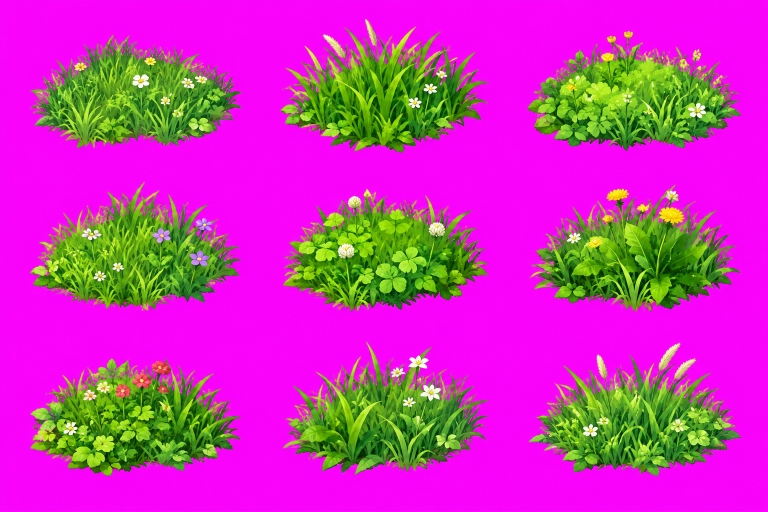
#> input picture tools/src/grass.png, 1536 x 1024 px (shown at 1/2 size)
$ python build_terrain_assets.py src/grass.png
#> lines starting #> are read from the running program, lines starting #| are printed output that depends on the picture
### tools/slice_sheet.py
#!/usr/bin/env python3
"""Cắt sprite sheet địa hình thành từng asset theo VÙNG ALPHA (không giả định lưới đều).
Chạy: python3 tools/slice_sheet.py <sheet.png> [--out public/assets/terrain]
- Nhận diện thành phần liên thông trên alpha (có giãn nhẹ để gom viền mờ), sắp theo hàng rồi theo x.
- Giữ NGUYÊN pixel rìa: crop theo alpha > 0 trong vùng thành phần; không cắt bớt viền.
- Ghi đè thủ công: tools/manual_crops.json  {"<index>": [x0,y0,x1,y1]}  (dùng khi tự nhận diện sai).
- Ghi: <out>/raw/slice_XX.png (nguyên kích thước), <out>/index.json (bbox, kích thước) -> asset_meta.py gán nhóm."""
import sys, os, json, numpy as np
from PIL import Image
from scipy import ndimage as ndi
def slice_sheet(path, out, manual=None):
    im = Image.open(path).convert('RGBA'); A = np.array(im); a = A[..., 3]
    lab, n = ndi.label(ndi.binary_dilation(a > 30, iterations=5)); items = []
    for i, s in enumerate(ndi.find_objects(lab)):
        h, w = s[0].stop - s[0].start, s[1].stop - s[1].start
        if h * w > 6000: items.append((s[0].start + h // 2, s[1].start, i + 1, s))
    items.sort(key=lambda t: t[0]); rows = []
    for t in items:
        if rows and abs(t[0] - rows[-1][0][0]) < 130: rows[-1].append(t)
        else: rows.append([t])
    order = [t for r in rows for t in sorted(r, key=lambda t: t[1])]
    os.makedirs(out + '/raw', exist_ok=True); index = []
    for k, (cy, x, lb, s) in enumerate(order):
        comp = (lab[s] == lb); crop = A[s].copy(); crop[~comp, 3] = 0   # chỉ pixel thuộc thành phần này
        ys, xs = np.where(crop[..., 3] > 0); y0, y1, x0, x1 = ys.min(), ys.max() + 1, xs.min(), xs.max() + 1
        box = [int(v) for v in (s[1].start + x0, s[0].start + y0, s[1].start + x1, s[0].start + y1)]
        if manual and str(k) in manual: box = manual[str(k)]; c = A[box[1]:box[3], box[0]:box[2]].copy()
        else: c = crop[y0:y1, x0:x1]
        Image.fromarray(c).save(f'{out}/raw/slice_{k:02d}.png'); index.append({'index': k, 'bbox': box, 'w': int(c.shape[1]), 'h': int(c.shape[0]), 'row': next(i for i, r in enumerate(rows) if any(t[2] == lb for t in r))})
    json.dump(index, open(out + '/index.json', 'w'), indent=1); return index
# [4 lines that do not run on import are left out]

### tools/build_terrain_assets.py
#!/usr/bin/env python3
"""Dựng bộ asset địa hình từ sprite sheet:  python3 tools/build_terrain_assets.py <sheet.png>
1) Cắt theo alpha (tools/slice_sheet.py)  2) Gán nhóm/metadata theo bảng META bên dưới (sửa ở đây hoặc dùng tools/asset-inspector.html)
3) Xuất public/assets/terrain/*.png (tỉ lệ đồng nhất 0.54: ô ~192px)  4) Dựng texture nền liền mạch (fill_*)  5) Ghi src/map/terrain/registry.js"""
import sys, os, json, numpy as np
from PIL import Image, ImageFilter
sys.path.insert(0, os.path.dirname(__file__)); from slice_sheet import slice_sheet
SCALE = 192 / 355; OUT = 'public/assets/terrain'; RAW = '/tmp/terrain_raw'
# index: (id, tên, nhóm, phân loại, layer, trọng số, flipX, flipY, rotate, edges N/S/E/W, ghi chú)
E = lambda n, s, e, w: dict(N=n, S=s, E=e, W=w)
G, D, W_, R, X = 'A_GRASS', 'B_DIRT', 'C_WATER', 'D_ROCK_CLIFF', 'E_DECOR'
META = {
 0: ('grass_detail_tuft', 'Cỏ chi tiết: bụi cỏ', G, 'Grass_Detail', 4, 0.6, 1, 1, 1, E('grass', 'grass', 'grass', 'grass')),
 1: ('grass_detail_flowers', 'Cỏ có hoa trắng/cam', G, 'Grass_Detail', 4, 0.8, 1, 1, 1, E('grass', 'grass', 'grass', 'grass')),
 2: ('grass_base_a', 'Cỏ nền', G, 'Grass_Base', 4, 3.0, 1, 1, 1, E('grass', 'grass', 'grass', 'grass')),
 3: ('grass_detail_rock_flowers', 'Cỏ có đá nhỏ và hoa', G, 'Grass_Detail', 4, 0.6, 1, 1, 1, E('grass', 'grass', 'grass', 'grass')),
 4: ('grass_variation_a', 'Cỏ biến thể mật độ', G, 'Grass_Variation', 4, 2.0, 1, 1, 1, E('grass', 'grass', 'grass', 'grass')),
 5: ('dirt_grass_blend_patch', 'Mảng đất xen cỏ', D, 'Dirt_Grass_Blend', 4, 1.0, 1, 1, 1, E('grass', 'grass', 'grass', 'grass')),
 6: ('dirt_path_straight', 'Đường đất thẳng (Bắc-Nam)', D, 'Dirt_Path', 4, 1.0, 0, 1, 0, E('grass', 'grass', 'dirt', 'dirt')),
 7: ('dirt_path_wide', 'Đường đất rộng / ngã ba', D, 'Dirt_Path_Intersection', 4, 1.0, 1, 0, 0, E('grass', 'dirt', 'grass', 'grass')),
 8: ('dirt_open_stones', 'Bãi đất có đá', D, 'Dirt_Open_Area', 4, 1.0, 1, 1, 1, E('grass', 'grass', 'grass', 'grass')),
 9: ('sand_stones_plants', 'Cát/đất có đá, cỏ nhỏ', D, 'Dirt_With_Stones', 4, 1.0, 1, 1, 1, E('sand', 'sand', 'sand', 'sand')),
 10: ('dirt_base', 'Cát/đất nền', D, 'Dirt_Base', 4, 3.0, 1, 1, 1, E('sand', 'sand', 'sand', 'sand')),
 11: ('sand_stone', 'Cát có đá', D, 'Dirt_With_Stones', 4, 1.0, 1, 1, 1, E('sand', 'sand', 'sand', 'sand')),
 12: ('grass_to_sand_edge', 'Cỏ chuyển sang cát (cạnh)', G, 'Grass_To_Sand', 5, 1.0, 1, 0, 1, E('grass', 'sand', 'grass|sand', 'grass|sand')),
 13: ('grass_to_sand_corner', 'Cỏ chuyển sang cát (góc)', G, 'Grass_To_Sand', 5, 1.0, 0, 0, 1, E('grass', 'sand', 'grass', 'sand')),
 14: ('stone_pave', 'Đá lát', D, 'Stone_Pave', 4, 1.0, 1, 1, 1, E('stone', 'stone', 'stone', 'stone')),
 15: ('stone_pave_grass', 'Đá lát xen cỏ', D, 'Stone_Pave', 4, 0.6, 1, 1, 1, E('stone', 'stone', 'stone', 'stone')),
 16: ('stone_pave_grass_edge', 'Đá lát có mép cỏ phía bắc', D, 'Stone_Pave', 5, 0.6, 1, 0, 0, E('grass', 'stone', 'stone', 'stone')),
 17: ('rock_cluster_tile', 'Cụm đá lớn trên nền cỏ (ô)', R, 'Rock_Cluster', 6, 0.8, 1, 0, 0, E('grass', 'rock', 'grass', 'grass')),
 18: ('water_deep_a', 'Nước sâu', W_, 'Water_Deep', 1, 3.0, 1, 1, 1, E('deep', 'deep', 'deep', 'deep')),
 19: ('water_deep_b', 'Nước sâu (biến thể)', W_, 'Water_Deep', 1, 3.0, 1, 1, 1, E('deep', 'deep', 'deep', 'deep')),
 20: ('water_shallow_stones', 'Nước nông có đá', W_, 'Water_Shallow', 2, 1.0, 1, 1, 1, E('shallow', 'shallow', 'shallow', 'shallow')),
 21: ('shore_sand_a', 'Bờ cát: cỏ-cát-nước nông', W_, 'Water_Shore_Sand', 5, 1.0, 1, 0, 0, E('grass|sand', 'shallow', 'shore', 'shore')),
 22: ('shore_sand_b', 'Bờ cát có đá', W_, 'Water_Shore_Sand', 5, 1.0, 1, 0, 0, E('grass|sand', 'shallow', 'shore', 'shore')),
 23: ('shore_sand_curve', 'Bờ cát cong', W_, 'Water_Shore_Sand', 5, 1.0, 0, 0, 0, E('grass|sand', 'shallow', 'sand', 'shore')),
 24: ('shore_grass_rocks', 'Bờ cỏ có đá', W_, 'Water_Shore_Grass', 5, 1.0, 0, 0, 0, E('grass', 'water', 'water', 'grass')),
 25: ('cliff_water_right_end_a', 'Vách ven nước: đầu phải', R, 'Cliff_Water_Edge', 6, 1.0, 0, 0, 0, E('grass', 'water', 'water', 'cliff')),
 26: ('cliff_water_right_end_b', 'Vách ven nước: đầu phải (đá lớn)', R, 'Cliff_Water_Edge', 6, 1.0, 0, 0, 0, E('grass', 'water', 'water', 'cliff')),
 27: ('water_stones_a', 'Nước có đá', W_, 'Water_With_Stones', 2, 0.5, 1, 1, 0, E('deep', 'deep', 'deep', 'deep')),
 28: ('water_stones_b', 'Nước có đá (2)', W_, 'Water_With_Stones', 2, 0.5, 1, 1, 0, E('deep', 'deep', 'deep', 'deep')),
 29: ('water_cascade', 'Thác nhỏ giữa nước (ghềnh)', W_, 'Water_Falls', 2, 0.4, 0, 0, 0, E('shallow', 'deep', 'deep', 'deep')),
 30: ('water_surface_ripple', 'Mặt nước gợn sóng', W_, 'Water_Surface', 2, 1.0, 1, 1, 1, E('deep', 'deep', 'deep', 'deep')),
 31: ('cliff_water_left_end_a', 'Vách ven nước: đầu trái', R, 'Cliff_Water_Edge', 6, 1.0, 0, 0, 0, E('grass', 'water', 'cliff', 'water')),
 32: ('cliff_water_front_a', 'Vách ven nước: mặt trước', R, 'Cliff_Water_Edge', 6, 1.5, 1, 0, 0, E('grass', 'water', 'cliff', 'cliff')),
 33: ('cliff_water_left_end_b', 'Vách ven nước: đầu trái (đá lẻ)', R, 'Cliff_Water_Edge', 6, 1.0, 0, 0, 0, E('grass', 'water', 'cliff', 'water')),
 34: ('cliff_waterfall', 'Vách có thác nước', W_, 'Water_Falls', 6, 1.0, 0, 0, 0, E('grass', 'water', 'cliff', 'cliff')),
 35: ('cliff_water_front_b', 'Vách ven nước: mặt trước (đá giữa)', R, 'Cliff_Water_Edge', 6, 1.5, 1, 0, 0, E('grass', 'water', 'cliff', 'cliff')),
 36: ('cliff_island_arch', 'Khối vách đảo (vòm)', R, 'Cliff_Island', 6, 1.0, 1, 0, 0, E('grass', 'ground', 'open', 'open')),
 37: ('cliff_top_front_a', 'Vách mặt trước A', R, 'Cliff_Top', 6, 1.5, 1, 0, 0, E('grass', 'ground', 'cliff', 'cliff')),
 38: ('cliff_top_front_b', 'Vách mặt trước B (đá lớn)', R, 'Cliff_Top', 6, 1.0, 1, 0, 0, E('grass', 'ground', 'cliff', 'cliff')),
 39: ('cliff_top_front_c', 'Vách mặt trước C (cây bụi)', R, 'Cliff_Top', 6, 1.0, 1, 0, 0, E('grass', 'ground', 'cliff', 'cliff')),
 40: ('cliff_corner_right_a', 'Vách góc đầu phải A', R, 'Cliff_Top_Right', 6, 1.0, 1, 0, 0, E('grass', 'ground', 'open', 'cliff')),
 41: ('cliff_corner_right_b', 'Vách góc đầu phải B', R, 'Cliff_Top_Right', 6, 1.0, 1, 0, 0, E('grass', 'ground', 'open', 'cliff')),
 42: ('cliff_top_front_d', 'Vách mặt trước D (rộng)', R, 'Cliff_Top', 6, 1.2, 1, 0, 0, E('grass', 'ground', 'cliff', 'cliff')),
 43: ('rock_mound_large', 'Gò đá lớn phủ cỏ', R, 'Rock_Large', 8, 1.0, 1, 0, 0, E('any', 'any', 'any', 'any')),
 44: ('cliff_island_mound', 'Đảo đá nhỏ phủ cỏ', R, 'Cliff_Island', 8, 1.0, 1, 0, 0, E('any', 'any', 'any', 'any')),
 45: ('bush_cluster', 'Bụi cây', X, 'Grass_Bushes', 8, 1.0, 1, 0, 0, E('any', 'any', 'any', 'any')),
 46: ('dirt_blob', 'Mảng đất tròn có cỏ viền', X, 'Dirt_Open_Area', 7, 1.0, 1, 1, 1, E('grass', 'grass', 'grass', 'grass')),
 47: ('sand_blob', 'Mảng cát tròn', X, 'Dirt_Open_Area', 7, 1.0, 1, 1, 1, E('grass', 'grass', 'grass', 'grass')),
 48: ('rock_cluster_plants', 'Cụm đá và cây dại', R, 'Rock_Medium', 8, 1.0, 1, 0, 0, E('any', 'any', 'any', 'any')),
 49: ('rock_large_tip', 'Đá lớn có đỉnh cỏ', R, 'Rock_Large', 8, 1.0, 1, 0, 0, E('any', 'any', 'any', 'any')),
 50: ('rock_cluster_wide', 'Cụm đá lớn rộng', R, 'Rock_Cluster', 8, 1.0, 1, 0, 0, E('any', 'any', 'any', 'any')),
}
HAZE = np.array([226, 230, 208], float)
def grade(a, sat=0.72, val=0.98, haze=0.11):
    hsv = np.array(Image.fromarray(a).convert('HSV'), float); hsv[..., 1] *= sat; hsv[..., 2] = np.clip(hsv[..., 2] * val, 0, 255)
    o = np.array(Image.fromarray(hsv.astype(np.uint8), 'HSV').convert('RGB'), float); return np.clip(o * (1 - haze) + HAZE * haze, 0, 255).astype(np.uint8)
def ss(t): t = np.clip(t, 0, 1); return t * t * (3 - 2 * t)
def edge_fade(a, top=0.0, side=0.0, side_from=0.0, bottom=0.0, side_top=0.0):
    """Làm mờ dần alpha ở viền để sprite HÒA vào nền (xóa viền đen ở mặt cỏ trên đỉnh vách, mép nước của vách ven nước).
    top: tỉ lệ chiều cao mờ ở trên; side/side_from: mờ hai bên từ độ cao side_from trở xuống; bottom: mờ dưới; side_top: mờ hai bên phần cỏ trên cùng."""
    h, w = a.shape[:2]; y = (np.arange(h) / h)[:, None]; x = (np.arange(w) / w)[None, :]; m = np.ones((h, w))
    if top: m *= ss(y / top)
    if bottom: m *= ss((1 - y) / bottom)
    if side: m *= 1 - (1 - ss(x / side) * ss((1 - x) / side)) * ss((y - side_from) / 0.08)
    if side_top: m *= 1 - (1 - ss(x / side_top) * ss((1 - x) / side_top)) * (1 - ss((y - 0.3) / 0.1))
    a = a.copy(); a[..., 3] = (a[..., 3] * m).astype(np.uint8); return a
FADE = {'Cliff_Top': dict(top=0.24, side_top=0.07), 'Cliff_Top_Right': dict(top=0.24, side_top=0.07), 'Cliff_Island': dict(top=0.22, side_top=0.06),
        'Cliff_Water_Edge': dict(top=0.24, side=0.13, side_from=0.5, bottom=0.14, side_top=0.07), 'Water_Falls': dict(top=0.24, side=0.12, side_from=0.5, bottom=0.14, side_top=0.07)}
def crop_frac(i, box, size=64):
    im = Image.open(f'{RAW}/raw/slice_{i:02d}.png').convert('RGB'); w, h = im.size
    return im.crop((int(w * box[0]), int(h * box[1]), int(w * box[2]), int(h * box[3]))).resize((size, size), Image.LANCZOS)
def dih(im, k):
    t = im.rotate(90 * (k % 4)); return t.transpose(Image.FLIP_LEFT_RIGHT) if k >= 4 else t
def seamless(a):
    h, w = a.shape[:2]; yy, xx = np.mgrid[0:h, 0:w]; m = (np.sin(np.pi * (xx + .5) / w) * np.sin(np.pi * (yy + .5) / h))[..., None] ** 0.8
    return (a * m + np.roll(a, (h // 2, w // 2), (0, 1)) * (1 - m)).astype(np.float32)
def flatten(a, r=11, k=0.8):
    img = Image.fromarray(a.astype(np.uint8)); pad = np.pad(a.astype(np.uint8), ((64, 64), (64, 64), (0, 0)), mode='wrap')
    low = np.array(Image.fromarray(pad).filter(ImageFilter.GaussianBlur(r)), float)[64:-64, 64:-64]; return np.clip(a - low * k + a.reshape(-1, 3).mean(0) * k, 0, 255)
def fill(name, crops, sat=0.72, k=0.8, post=None, con=1.0):
    # Nền liền mạch: dán ~18 mảng tròn mép mềm (có xoay/lật, bọc vòng 128px) lên lớp lát -> không còn đường nối ô
    rng = np.random.default_rng(abs(hash(name)) % 2**32); tiles = [np.array(crop_frac(i, b)).astype(float) for i, b in crops]
    cv = np.tile(tiles[0], (2, 2, 1)); yy, xx = np.mgrid[-32:32, -32:32]; d = np.sqrt(xx ** 2 + yy ** 2); t = np.clip((31 - d) / 14, 0, 1); m = (t * t * (3 - 2 * t))[..., None]
    for _ in range(18):
        s = np.array(dih(Image.fromarray(tiles[int(rng.integers(len(tiles)))].astype(np.uint8)), int(rng.integers(8)))).astype(float)
        cy, cx = int(rng.integers(128)), int(rng.integers(128)); ys = (cy - 32 + np.arange(64)) % 128; xs = (cx - 32 + np.arange(64)) % 128
        cv[np.ix_(ys, xs)] = cv[np.ix_(ys, xs)] * (1 - m) + s * m
    a = grade(np.clip(cv, 0, 255).astype(np.uint8), sat=sat); a = flatten(a, 14, k); mu = a.reshape(-1, 3).mean(0); a = np.clip(mu + (a - mu) * con, 0, 255).astype(np.uint8)
    Image.fromarray(a).save(f'{OUT}/fill_{name}.png'); return name
def main(sheet):
    os.makedirs(OUT, exist_ok=True); idx = slice_sheet(sheet, RAW); entries = []
#> in slice_sheet, `a = A[..., 3]`: a: shape (1024, 1536); every value is 255
#> in slice_sheet, `lab, n = ndi.label(ndi.binary_dilation(a > 30, iterations=5))`: lab: shape (1024, 1536) int32; every value is 1
#> in slice_sheet, `lab, n = ndi.label(ndi.binary_dilation(a > 30, iterations=5))`: n = 1
#> the loop in slice_sheet, `for i, s in enumerate(ndi.find_objects(lab)):` made 1 pass
#> (h, w) on pass 1: (1024, 1536)
#> after the loop in slice_sheet, `for i, s in enumerate(ndi.find_objects(lab)):`: items = 1 item
#> the loop in slice_sheet, `for t in items:` made 1 pass
#> the loop in slice_sheet, `for k, (cy, x, lb, s) in enumerate(order):` made 1 pass
#> (cy, x, lb, y0, y1, x0, x1) on pass 1: (512, 0, 1, 0, 1024, 0, 1536)
#> after `idx = slice_sheet(sheet, RAW)`: idx = 1 item
    for e in idx:
        k = e['index']; m = META[k]; im = Image.open(f'{RAW}/raw/slice_{k:02d}.png').convert('RGBA'); w, h = im.size
#> after `k = e['index']`: k = 0
#> after `m = META[k]`: m = 10 items, first 6: 'grass_detail_tuft', 'Cỏ chi tiết: bụi cỏ', 'A_GRASS', 'Grass_Detail', 4, 0.6
#> after `w, h = im.size`: w = 1536; h = 1024
        a = np.array(im); a[..., :3] = np.where(a[..., 3:4] > 0, grade(a[..., :3], sat=0.8, haze=0.07), a[..., :3])   # chỉnh màu dịu nhưng giữ alpha
#> in grade, `hsv = np.array(Image.fromarray(a).convert('HSV'), float)`:
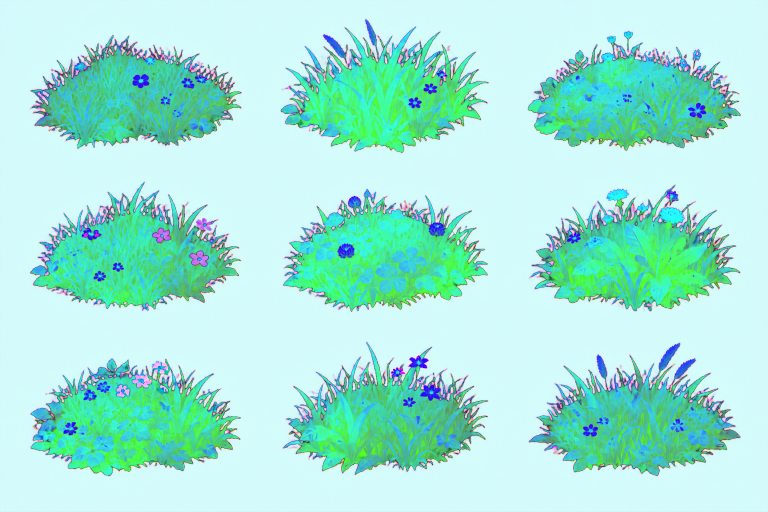
#> hsv: shape (1024, 1536, 3) float64 (shown at 1/2 size); mean of channels 0, 1, 2 164.1, 231.7, 217.7; drawn as R, G, B
#> in grade, a is the input picture: shape (1024, 1536, 3); mean R, G, B 196.7, 54.9, 176.3
#> in grade, `hsv[..., 1] *= sat`:
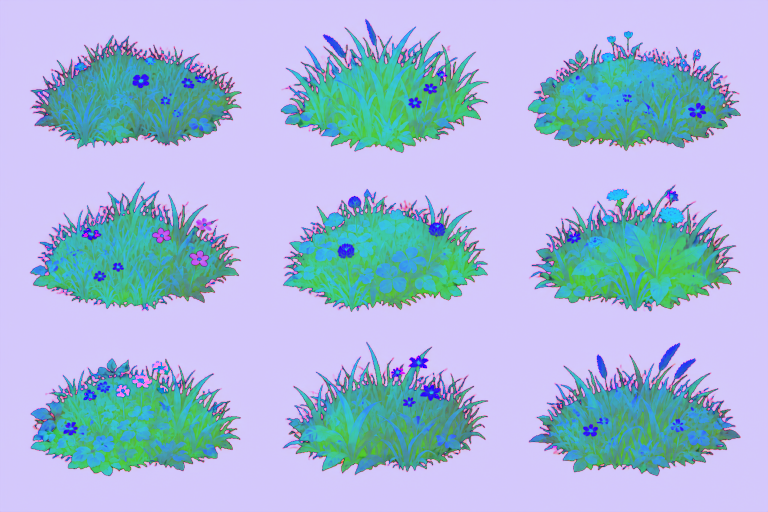
#> hsv: shape (1024, 1536, 3) float64 (shown at 1/2 size); mean of channels 0, 1, 2 164.1, 185.3, 217.7; drawn as R, G, B
#> in grade, `o = np.array(Image.fromarray(hsv.astype(np.uint8), 'HSV').convert('RGB`:
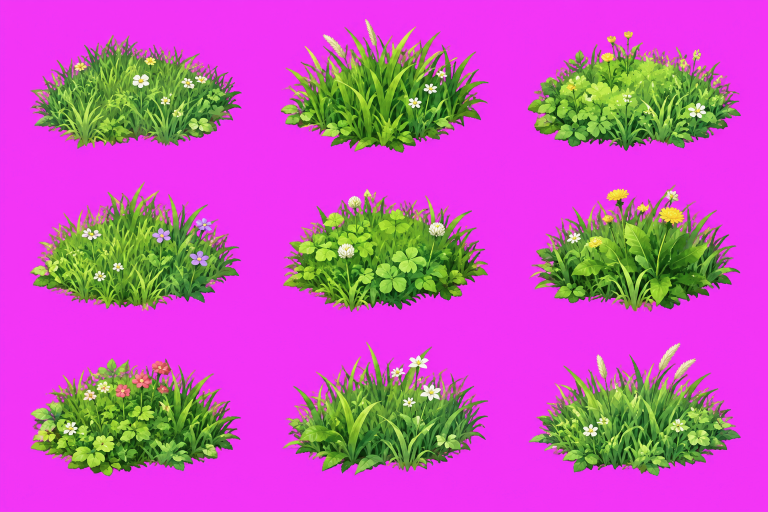
#> o: shape (1024, 1536, 3) float64 (shown at 1/2 size); mean of channels 0, 1, 2 195.8, 86.3, 180.5; drawn as R, G, B
        im0 = Image.fromarray(a).resize((round(w * SCALE), round(h * SCALE)), Image.LANCZOS); al = np.array(im0)[..., 3]; ys, xs = np.where(al > 200)   # vùng sử dụng đo TRƯỚC khi làm mờ viền
#> after `im0 = Image.fromarray(a).resize((round(w * SCALE), round(h * SCALE)), `:
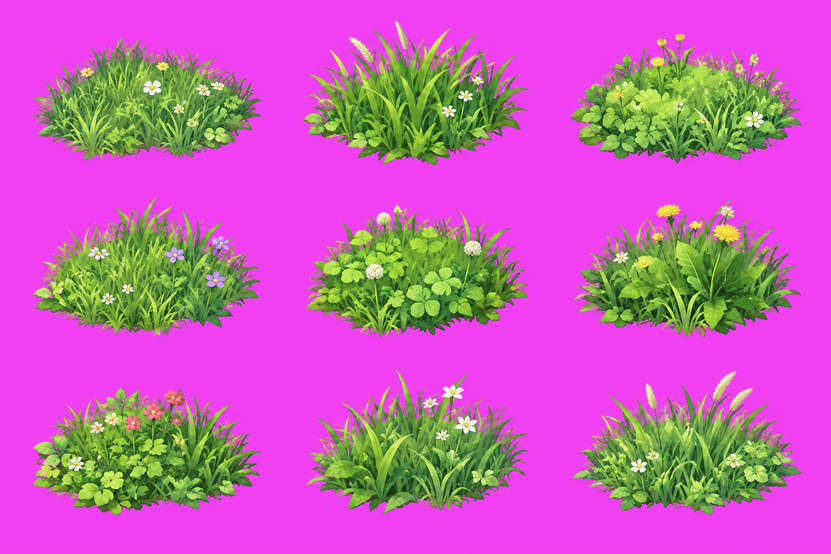
#> im0: PIL image 831x554 RGBA; mean R, G, B, A 197.3, 95.9, 182, 255
#> after `al = np.array(im0)[..., 3]`: al: shape (554, 831); every value is 255
        f = FADE.get(m[3]) if (m[3] != 'Water_Falls' or m[0] == 'cliff_waterfall') else None
        im = Image.fromarray(edge_fade(np.array(im0), **f)) if f else im0; im.save(f'{OUT}/{m[0]}.png')
        entries.append(dict(id=m[0], name=m[1], group=m[2], sub=m[3], kind='object' if m[4] >= 8 else 'tile', layer=m[4], weight=m[5], size=[im.width, im.height], bbox=e['bbox'], usable=[int(xs.min()), int(ys.min()), int(xs.max()) + 1, int(ys.max()) + 1],
                            flipX=bool(m[6]), flipY=bool(m[7]), rotate=bool(m[8]), edges=m[9], src=f'terrain/{m[0]}.png', index=k))
    fills = [fill('grass', [(2, (.12, .12, .88, .88)), (4, (.12, .12, .88, .88)), (2, (.1, .1, .9, .9)), (4, (.14, .14, .86, .86))]),
             fill('flower', [(1, (.1, .1, .9, .9)), (3, (.1, .1, .9, .9)), (4, (.1, .1, .9, .9)), (0, (.1, .1, .9, .9))], k=0.6),
             fill('dirt', [(7, (.30, .38, .70, .80)), (6, (.32, .30, .68, .75)), (7, (.28, .30, .66, .70)), (6, (.30, .55, .70, .92))], sat=0.85),
             fill('sand', [(10, (.1, .1, .9, .9)), (11, (.1, .1, .9, .9)), (9, (.1, .1, .9, .9)), (10, (.15, .15, .85, .85))], sat=0.9),
             fill('deep', [(18, (.1, .1, .9, .9)), (19, (.1, .1, .9, .9)), (18, (.15, .15, .85, .85)), (19, (.12, .12, .88, .88))], sat=0.82, k=0.7, con=0.82),
             fill('shallow', [(20, (.06, .06, .56, .56)), (30, (.05, .2, .6, .75)), (20, (.45, .5, .95, .95)), (30, (.05, .45, .6, .95))], sat=0.85, k=0.6, con=0.8),
             fill('pave', [(14, (.1, .1, .9, .9)), (14, (.15, .2, .85, .9)), (15, (.1, .1, .6, .6)), (14, (.2, .1, .8, .7))], sat=0.8)]
    for f in fills: entries.append(dict(id='fill_' + f, name='Texture nền liền mạch ' + f, group={'grass': 'A_GRASS', 'flower': 'A_GRASS', 'dirt': 'B_DIRT', 'sand': 'B_DIRT', 'deep': 'C_WATER', 'shallow': 'C_WATER', 'pave': 'B_DIRT'}[f], sub='Fill', kind='fill', layer=3 if f != 'deep' else 1, weight=1.0, size=[128, 128], bbox=[0, 0, 128, 128], usable=[0, 0, 128, 128], flipX=False, flipY=False, rotate=False, edges=E('any', 'any', 'any', 'any'), src=f'terrain/fill_{f}.png', index=-1))
    js = '// SINH TỰ ĐỘNG bởi tools/build_terrain_assets.py — Asset Registry. Sửa metadata trong bảng META của script (hoặc xuất từ tools/asset-inspector.html).\nexport const REGISTRY = ' + json.dumps(entries, ensure_ascii=False, indent=1) + ';\n'
    open('src/map/terrain/registry.js', 'w').write(js); print(len(entries), 'asset trong registry')
#> (the run stopped early here; a loop or call above may not have finished)
